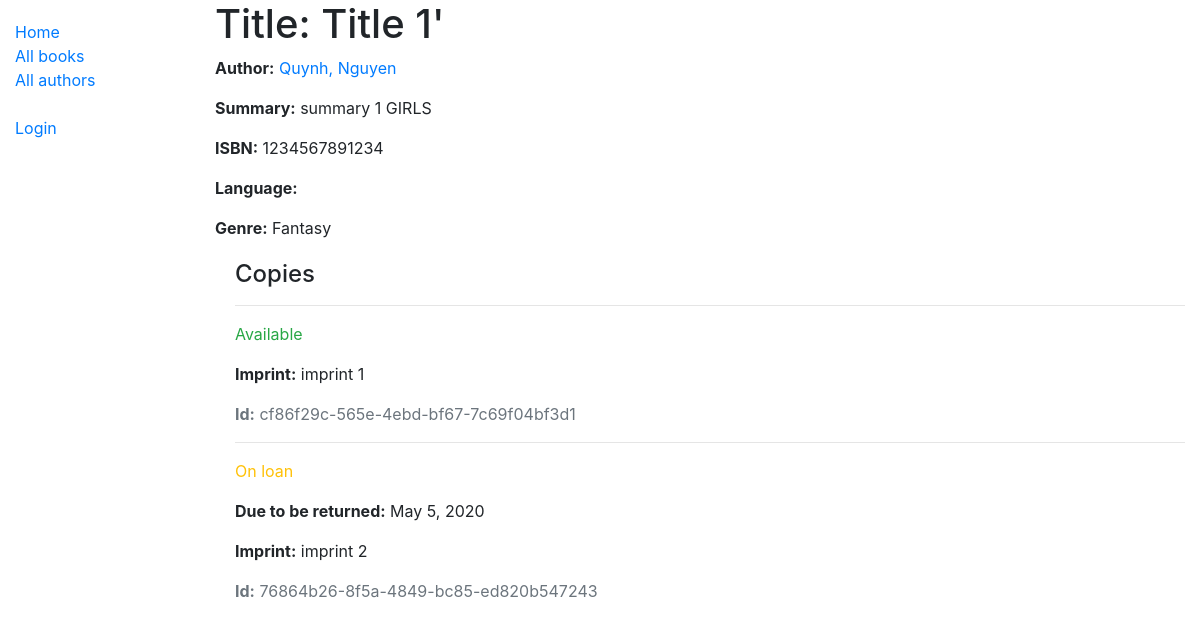
The page /catalog/book/1 on the database as committed earlier.
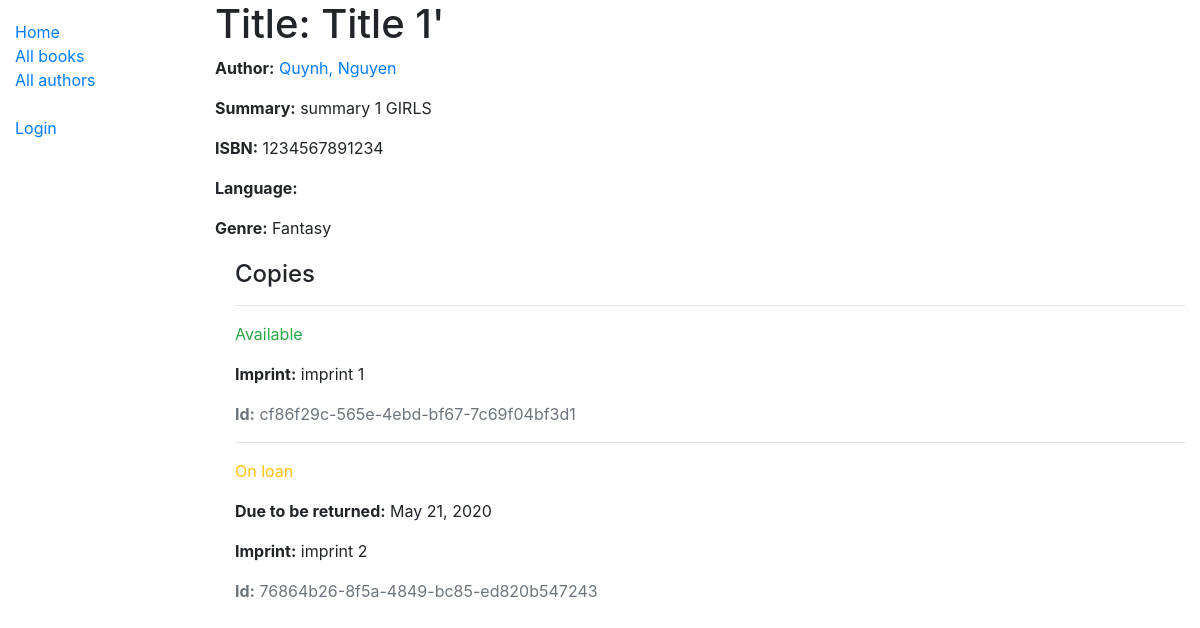
The same page on the database as committed later.
### catalog/models.py (models this page shows, shortened)
class BookInstance(models.Model):
    id = models.UUIDField(
        primary_key=True,
        default=uuid.uuid4,
        help_text="Unique ID for this particular book across whole library",
    )
    book = models.ForeignKey("Book", on_delete=models.SET_NULL, null=True)
    imprint = models.CharField(max_length=200)
    due_back = models.DateField(null=True, blank=True)
    LOAN_STATUS = (
        ("m", "Maintenance"),
        ("o", "On loan"),
        ("a", "Available"),
        ("r", "Reserved"),
    )
    status = models.CharField(
        max_length=1,
        choices=LOAN_STATUS,
        blank=True,
        default="m",
        help_text="Book availability",
    )
    borrower = models.ForeignKey(User, on_delete=models.SET_NULL, null=True, blank=True)
    class Meta:
        ordering = ["due_back"]
        permissions = (("can_mark_returned", "Set book as returned"),)

### catalog/views.py (the view)
# urls.py: path('book/<int:pk>', views.BookDetailView.as_view(), name='book-detail'),
class BookDetailView(generic.DetailView):
    model = Book

### catalog/models.py (called while the page is built)
    def __str__(self):
        return self.name

    def __str__(self):
        return f"{self.last_name}, {self.first_name}"

### catalog/templates/catalog/book_detail.html
{% extends "base_generic.html" %}
{% block content %}
  <h1>Title: {{ book.title }}</h1>
  <p><strong>Author:</strong> <a href="{% url 'author-detail' book.author.pk %}">{{ book.author }}</a></p>
  <p><strong>Summary:</strong> {{ book.summary }}</p>
  <p><strong>ISBN:</strong> {{ book.isbn }}</p>
  <p><strong>Language:</strong> {{ book.language }}</p>
  <p><strong>Genre:</strong> {{ book.genre.all|join:", " }}</p>
  <div style="margin-left:20px;margin-top:20px">
    <h4>Copies</h4>
    {% for copy in book.bookinstance_set.all %}
      <hr>
      <p class="{% if copy.status == 'a' %}text-success{% elif copy.status == 'm' %}text-danger{% else %}text-warning{% endif %}">
        {{ copy.get_status_display }}
      </p>
      {% if copy.status != 'a' %}
        <p><strong>Due to be returned:</strong> {{ copy.due_back }}</p>
      {% endif %}
      <p><strong>Imprint:</strong> {{ copy.imprint }}</p>
      <p class="text-muted"><strong>Id:</strong> {{ copy.id }}</p>
    {% endfor %}
  </div>
{% endblock %}

Rows that differ between the two databases and show on the page:
changed BookInstance "On loan": due_back "May 5, 2020" → "May 21, 2020"
